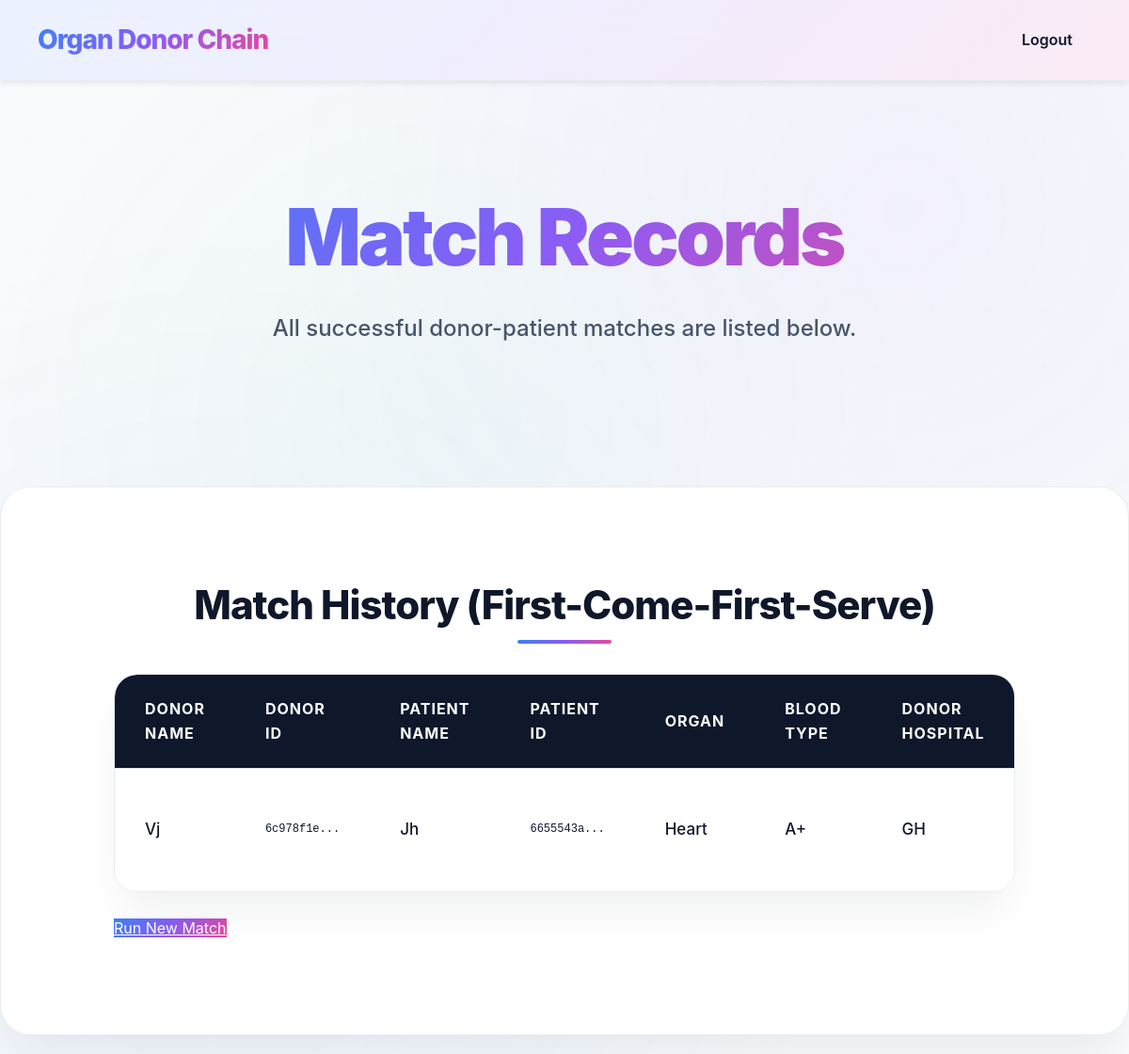
Before: /match_records (signed in) with the older database file.
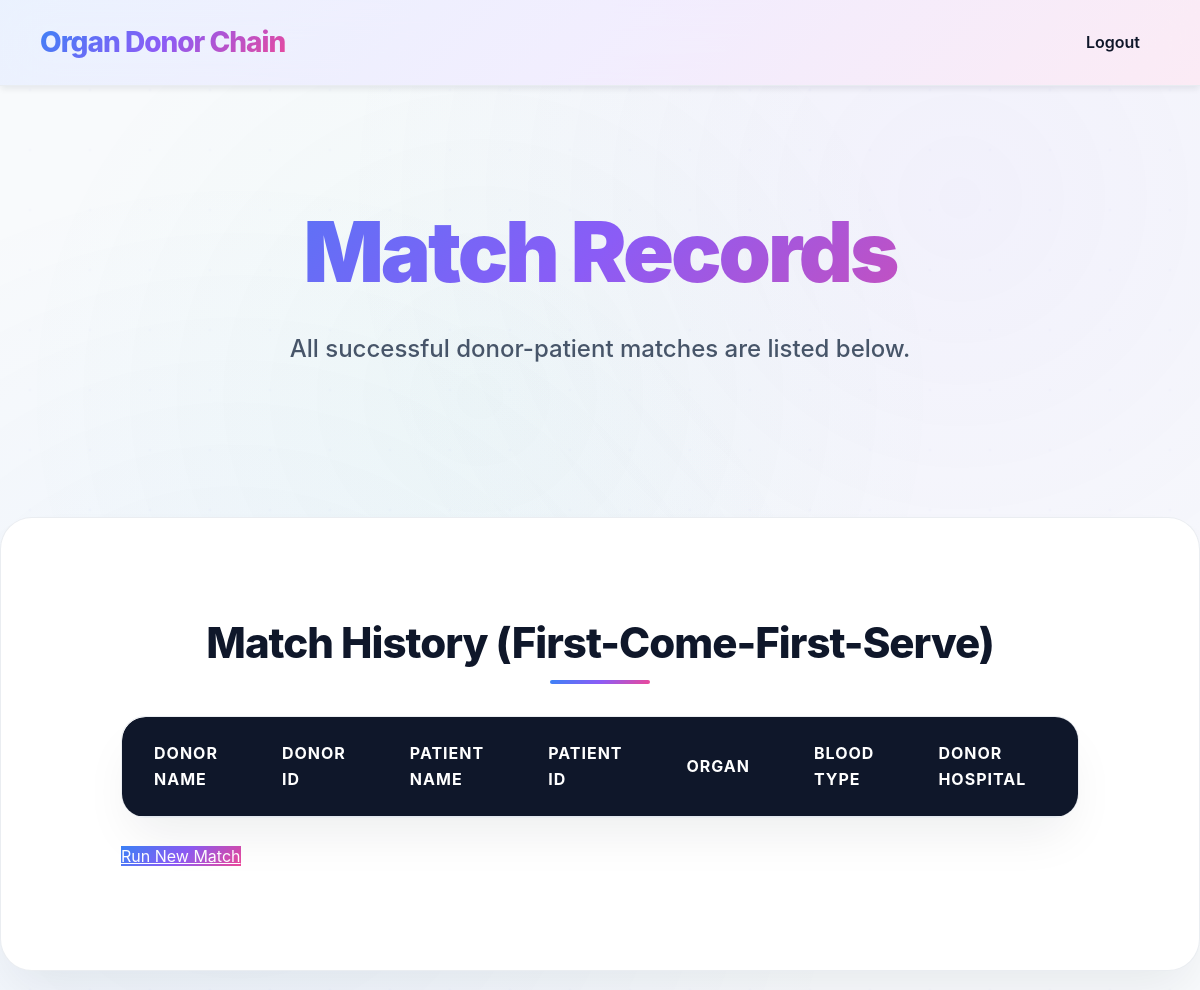
After: the same page with the newer database file.
### tables this page shows
CREATE TABLE match_record (
        id INTEGER PRIMARY KEY AUTOINCREMENT,
        donor_id INTEGER,
        patient_id INTEGER,
        donor_hospital_id INTEGER,
        patient_hospital_id INTEGER,
        organ TEXT,
        blood_type TEXT,
        match_date TEXT DEFAULT CURRENT_TIMESTAMP,
        FOREIGN KEY (donor_id) REFERENCES donor(id),
        FOREIGN KEY (patient_id) REFERENCES patient(id)
    );

CREATE TABLE donor (
        id INTEGER PRIMARY KEY AUTOINCREMENT,
        unique_id TEXT UNIQUE,
        hospital_id INTEGER,
        name TEXT,
        age INTEGER,
        gender TEXT,
        blood_type TEXT,
        organ TEXT,
        status TEXT DEFAULT 'Not Matched',
        registration_date TEXT DEFAULT CURRENT_TIMESTAMP,
        FOREIGN KEY (hospital_id) REFERENCES hospital(id)
    );

CREATE TABLE patient (
        id INTEGER PRIMARY KEY AUTOINCREMENT,
        unique_id TEXT UNIQUE,
        hospital_id INTEGER,
        name TEXT,
        age INTEGER,
        gender TEXT,
        blood_type TEXT,
        organ TEXT,
        status TEXT DEFAULT 'Not Matched',
        registration_date TEXT DEFAULT CURRENT_TIMESTAMP,
        FOREIGN KEY (hospital_id) REFERENCES hospital(id)
    );

CREATE TABLE hospital (
        id INTEGER PRIMARY KEY AUTOINCREMENT,
        name TEXT,
        email TEXT UNIQUE,
        location TEXT,
        password TEXT
    );

### server/app.py (the view)
@app.route('/match_records')
def match_records():
    if 'admin' not in session:
        return redirect('/login')
    conn = sqlite3.connect(DB)
    c = conn.cursor()
    try:
        c.execute('''
            SELECT mr.match_date, d.name, p.name, mr.organ, mr.blood_type, hd.name, hp.name,
                   d.unique_id, p.unique_id
            FROM match_record mr
            JOIN donor d ON mr.donor_id = d.id
            JOIN patient p ON mr.patient_id = p.id
            JOIN hospital hd ON mr.donor_hospital_id = hd.id
            JOIN hospital hp ON mr.patient_hospital_id = hp.id
            ORDER BY mr.match_date DESC
        ''')
        rows = c.fetchall()
        matches = []
        for row in rows:
            match = {
                'match_date': row[0],
                'donor_name': row[1],
                'patient_name': row[2],
                'organ': row[3],
                'blood_type': row[4],
                'donor_hospital': row[5],
                'patient_hospital': row[6],
                'donor_unique_id': row[7],
                'patient_unique_id': row[8]
            }
            matches.append(match)
    except sqlite3.OperationalError:
        c.execute('''
            SELECT mr.match_date, d.name, p.name, mr.organ, mr.blood_type, hd.name, hp.name
            FROM match_record mr
            JOIN donor d ON mr.donor_id = d.id
            JOIN patient p ON mr.patient_id = p.id
            JOIN hospital hd ON mr.donor_hospital_id = hd.id
            JOIN hospital hp ON mr.patient_hospital_id = hp.id
            ORDER BY mr.match_date DESC
        ''')
        rows = c.fetchall()
        matches = []
        for row in rows:
            match = {
                'match_date': row[0],
                'donor_name': row[1],
                'patient_name': row[2],
                'organ': row[3],
                'blood_type': row[4],
                'donor_hospital': row[5],
                'patient_hospital': row[6],
                'donor_unique_id': 'N/A',
                'patient_unique_id': 'N/A'
            }
            matches.append(match)
    conn.close()
    return render_template('match_records.html', matches=matches)

### client/templates/match_records.html (shortened to what this page needs)
<!DOCTYPE html>
<html>
<head>
    <link rel="stylesheet" href="../static/style.css">
</head>
<body>
<nav class="navbar">
    <div class="nav-container">
        <a class="brand" href="/login">Organ Donor Chain</a>
        <ul class="nav-links">
            <li><a href="/logout">Logout</a></li>
        </ul>
    </div>
</nav>
<section class="hero">
    <div class="hero-inner">
        <h1>Match Records</h1>
        <p>All successful donor-patient matches are listed below.</p>
    </div>
</section>
<div class="container">
    <h2>Match History (First-Come-First-Serve)</h2>
    <div class="table-container">
        <table>
            <thead>
                <tr>
                    <th>Donor Name</th>
                    <th>Donor ID</th>
                    <th>Patient Name</th>
                    <th>Patient ID</th>
                    <th>Organ</th>
                    <th>Blood Type</th>
                    <th>Donor Hospital</th>
                    <th>Patient Hospital</th>
                </tr>
            </thead>
            <tbody>
                {% for match in matches %}
                <tr>
                    <td>{{ match.donor_name }}</td>
                    <td style="font-family: 'Courier New', monospace; font-size: 12px;">{{ match.donor_unique_id[:8] }}...</td>
                    <td>{{ match.patient_name }}</td>
                    <td style="font-family: 'Courier New', monospace; font-size: 12px;">{{ match.patient_unique_id[:8] }}...</td>
                    <td>{{ match.organ }}</td>
                    <td>{{ match.blood_type }}</td>
                    <td>{{ match.donor_hospital }}</td>
                </tr>
                {% endfor %}
            </tbody>
        </table>
    </div>
    <br>
    <a href="/matches" class="btn-primary">Run New Match</a>
</div>
</body>
</html>

Changed rows visible on the page:
removed match_record: donor_name "Vj", donor_unique_id "6c978f1e", patient_name "Jh", patient_unique_id "6655543a", organ "Heart", blood_type "A+", donor_hospital "GH"
